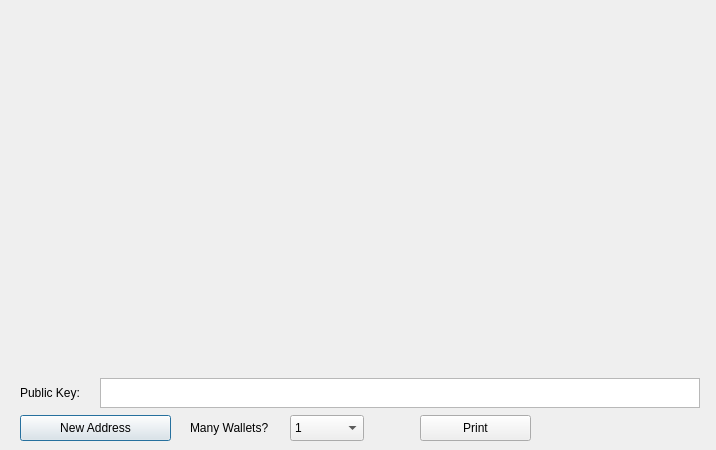
<?xml version="1.0" encoding="UTF-8"?>
<ui version="4.0">
 <class>PaperWalletDialog</class>
 <widget class="QDialog" name="PaperWalletDialog">
  <property name="geometry">
   <rect>
    <x>0</x>
    <y>0</y>
    <width>716</width>
    <height>450</height>
   </rect>
  </property>
  <property name="windowTitle">
   <string>Print Your Paper Wallets</string>
  </property>
  <widget class="QLabel" name="privateKeyQRCode">
   <property name="geometry">
    <rect>
     <x>524</x>
     <y>159</y>
     <width>149</width>
     <height>149</height>
    </rect>
   </property>
   <property name="text">
    <string/>
   </property>
   <property name="scaledContents">
    <bool>true</bool>
   </property>
  </widget>
  <widget class="QLabel" name="addressQRCode">
   <property name="geometry">
    <rect>
     <x>47</x>
     <y>86</y>
     <width>120</width>
     <height>120</height>
    </rect>
   </property>
   <property name="text">
    <string/>
   </property>
   <property name="scaledContents">
    <bool>true</bool>
   </property>
  </widget>
  <widget class="QPushButton" name="getNewAddress">
   <property name="geometry">
    <rect>
     <x>20</x>
     <y>415</y>
     <width>151</width>
     <height>26</height>
    </rect>
   </property>
   <property name="text">
    <string>New Address</string>
   </property>
   <property name="icon">
    <iconset resource="../kuberbitcoin.qrc">
     <normaloff>:/icons/add</normaloff>:/icons/add</iconset>
   </property>
  </widget>
  <widget class="QLabel" name="paperTemplate">
   <property name="geometry">
    <rect>
     <x>20</x>
     <y>10</y>
     <width>675</width>
     <height>362</height>
    </rect>
   </property>
   <property name="text">
    <string notr="true"/>
   </property>
   <property name="pixmap">
    <pixmap resource="../kuberbitcoin.qrc">:/images/paper_wallet</pixmap>
   </property>
  </widget>
  <widget class="VerticalLabel" name="addressText">
   <property name="geometry">
    <rect>
     <x>212</x>
     <y>20</y>
     <width>31</width>
     <height>341</height>
    </rect>
   </property>
   <property name="font">
    <font>
     <family>Monospace</family>
     <pointsize>12</pointsize>
     <weight>75</weight>
     <italic>false</italic>
     <bold>true</bold>
    </font>
   </property>
   <property name="text">
    <string/>
   </property>
   <property name="alignment">
    <set>Qt::AlignCenter</set>
   </property>
   <property name="textInteractionFlags">
    <set>Qt::TextSelectableByKeyboard|Qt::TextSelectableByMouse</set>
   </property>
  </widget>
  <widget class="VerticalLabel" name="privateKeyText">
   <property name="geometry">
    <rect>
     <x>500</x>
     <y>10</y>
     <width>31</width>
     <height>361</height>
    </rect>
   </property>
   <property name="font">
    <font>
     <family>Monospace</family>
     <pointsize>8</pointsize>
     <weight>50</weight>
     <italic>false</italic>
     <bold>false</bold>
    </font>
   </property>
   <property name="text">
    <string/>
   </property>
   <property name="scaledContents">
    <bool>true</bool>
   </property>
   <property name="alignment">
    <set>Qt::AlignCenter</set>
   </property>
   <property name="textInteractionFlags">
    <set>Qt::TextSelectableByKeyboard|Qt::TextSelectableByMouse</set>
   </property>
  </widget>
  <widget class="QPushButton" name="printButton">
   <property name="geometry">
    <rect>
     <x>420</x>
     <y>415</y>
     <width>111</width>
     <height>26</height>
    </rect>
   </property>
   <property name="text">
    <string>Print</string>
   </property>
   <property name="icon">
    <iconset resource="../kuberbitcoin.qrc">
     <normaloff>:/icons/receiving_addresses</normaloff>:/icons/receiving_addresses</iconset>
   </property>
  </widget>
  <widget class="QDialogButtonBox" name="buttonBox">
   <property name="geometry">
    <rect>
     <x>610</x>
     <y>415</y>
     <width>81</width>
     <height>26</height>
    </rect>
   </property>
   <property name="standardButtons">
    <set>QDialogButtonBox::NoButton</set>
   </property>
   <property name="centerButtons">
    <bool>true</bool>
   </property>
  </widget>
  <widget class="QLabel" name="label">
   <property name="geometry">
    <rect>
     <x>190</x>
     <y>415</y>
     <width>91</width>
     <height>26</height>
    </rect>
   </property>
   <property name="text">
    <string>Many Wallets?</string>
   </property>
  </widget>
  <widget class="QComboBox" name="walletCount">
   <property name="geometry">
    <rect>
     <x>290</x>
     <y>415</y>
     <width>74</width>
     <height>26</height>
    </rect>
   </property>
   <property name="editable">
    <bool>false</bool>
   </property>
   <item>
    <property name="text">
     <string>1</string>
    </property>
   </item>
   <item>
    <property name="text">
     <string>2</string>
    </property>
   </item>
   <item>
    <property name="text">
     <string>3</string>
    </property>
   </item>
   <item>
    <property name="text">
     <string>4</string>
    </property>
   </item>
   <item>
    <property name="text">
     <string>5</string>
    </property>
   </item>
   <item>
    <property name="text">
     <string>6</string>
    </property>
   </item>
   <item>
    <property name="text">
     <string>7</string>
    </property>
   </item>
   <item>
    <property name="text">
     <string>8</string>
    </property>
   </item>
   <item>
    <property name="text">
     <string>9</string>
    </property>
   </item>
   <item>
    <property name="text">
     <string>10</string>
    </property>
   </item>
   <item>
    <property name="text">
     <string>11</string>
    </property>
   </item>
   <item>
    <property name="text">
     <string>12</string>
    </property>
   </item>
  </widget>
  <widget class="QTextEdit" name="publicKey">
   <property name="geometry">
    <rect>
     <x>100</x>
     <y>378</y>
     <width>600</width>
     <height>30</height>
    </rect>
   </property>
   <property name="undoRedoEnabled">
    <bool>false</bool>
   </property>
   <property name="readOnly">
    <bool>true</bool>
   </property>
   <property name="html">
    <string>&lt;!DOCTYPE HTML PUBLIC &quot;-//W3C//DTD HTML 4.0//EN&quot; &quot;http://www.w3.org/TR/REC-html40/strict.dtd&quot;&gt;
&lt;html&gt;&lt;head&gt;&lt;meta name=&quot;qrichtext&quot; content=&quot;1&quot; /&gt;&lt;style type=&quot;text/css&quot;&gt;
p, li { white-space: pre-wrap; }
&lt;/style&gt;&lt;/head&gt;&lt;body style=&quot; font-family:'Sans Serif'; font-size:9pt; font-weight:400; font-style:normal;&quot;&gt;
&lt;p style=&quot;-qt-paragraph-type:empty; margin-top:0px; margin-bottom:0px; margin-left:0px; margin-right:0px; -qt-block-indent:0; text-indent:0px;&quot;&gt;&lt;br /&gt;&lt;/p&gt;&lt;/body&gt;&lt;/html&gt;</string>
   </property>
   <property name="acceptRichText">
    <bool>false</bool>
   </property>
  </widget>
  <widget class="QLabel" name="label_2">
   <property name="geometry">
    <rect>
     <x>20</x>
     <y>380</y>
     <width>91</width>
     <height>26</height>
    </rect>
   </property>
   <property name="text">
    <string>Public Key:</string>
   </property>
  </widget>
  <zorder>getNewAddress</zorder>
  <zorder>paperTemplate</zorder>
  <zorder>addressQRCode</zorder>
  <zorder>privateKeyQRCode</zorder>
  <zorder>addressText</zorder>
  <zorder>privateKeyText</zorder>
  <zorder>printButton</zorder>
  <zorder>buttonBox</zorder>
  <zorder>label</zorder>
  <zorder>walletCount</zorder>
  <zorder>publicKey</zorder>
  <zorder>label_2</zorder>
 </widget>
 <customwidgets>
  <customwidget>
   <class>VerticalLabel</class>
   <extends>QLabel</extends>
   <header>verticallabel.h</header>
  </customwidget>
 </customwidgets>
 <resources>
  <include location="../kuberbitcoin.qrc"/>
 </resources>
 <connections>
  <connection>
   <sender>buttonBox</sender>
   <signal>rejected()</signal>
   <receiver>PaperWalletDialog</receiver>
   <slot>close()</slot>
   <hints>
    <hint type="sourcelabel">
     <x>650</x>
     <y>408</y>
    </hint>
    <hint type="destinationlabel">
     <x>357</x>
     <y>214</y>
    </hint>
   </hints>
  </connection>
 </connections>
</ui>
